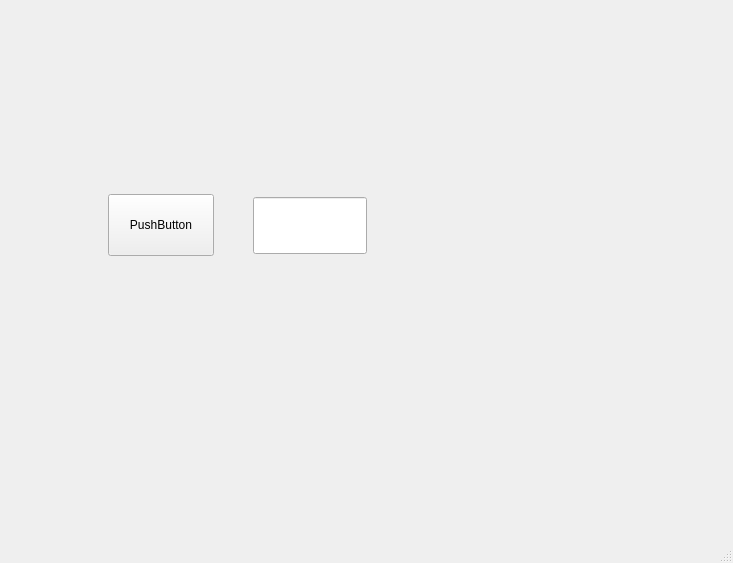
<?xml version="1.0" encoding="UTF-8"?>
<ui version="4.0">
 <class>MainWindow</class>
 <widget class="QMainWindow" name="MainWindow">
  <property name="geometry">
   <rect>
    <x>0</x>
    <y>0</y>
    <width>733</width>
    <height>563</height>
   </rect>
  </property>
  <property name="windowTitle">
   <string>MainWindow</string>
  </property>
  <widget class="QWidget" name="centralwidget">
   <widget class="QPushButton" name="pushButton">
    <property name="geometry">
     <rect>
      <x>108</x>
      <y>194</y>
      <width>106</width>
      <height>62</height>
     </rect>
    </property>
    <property name="text">
     <string>PushButton</string>
    </property>
   </widget>
   <widget class="QLineEdit" name="lineEdit">
    <property name="geometry">
     <rect>
      <x>253</x>
      <y>197</y>
      <width>114</width>
      <height>57</height>
     </rect>
    </property>
   </widget>
  </widget>
  <widget class="QMenuBar" name="menubar">
   <property name="geometry">
    <rect>
     <x>0</x>
     <y>0</y>
     <width>733</width>
     <height>22</height>
    </rect>
   </property>
  </widget>
  <widget class="QStatusBar" name="statusbar"/>
 </widget>
 <resources/>
 <connections/>
</ui>
